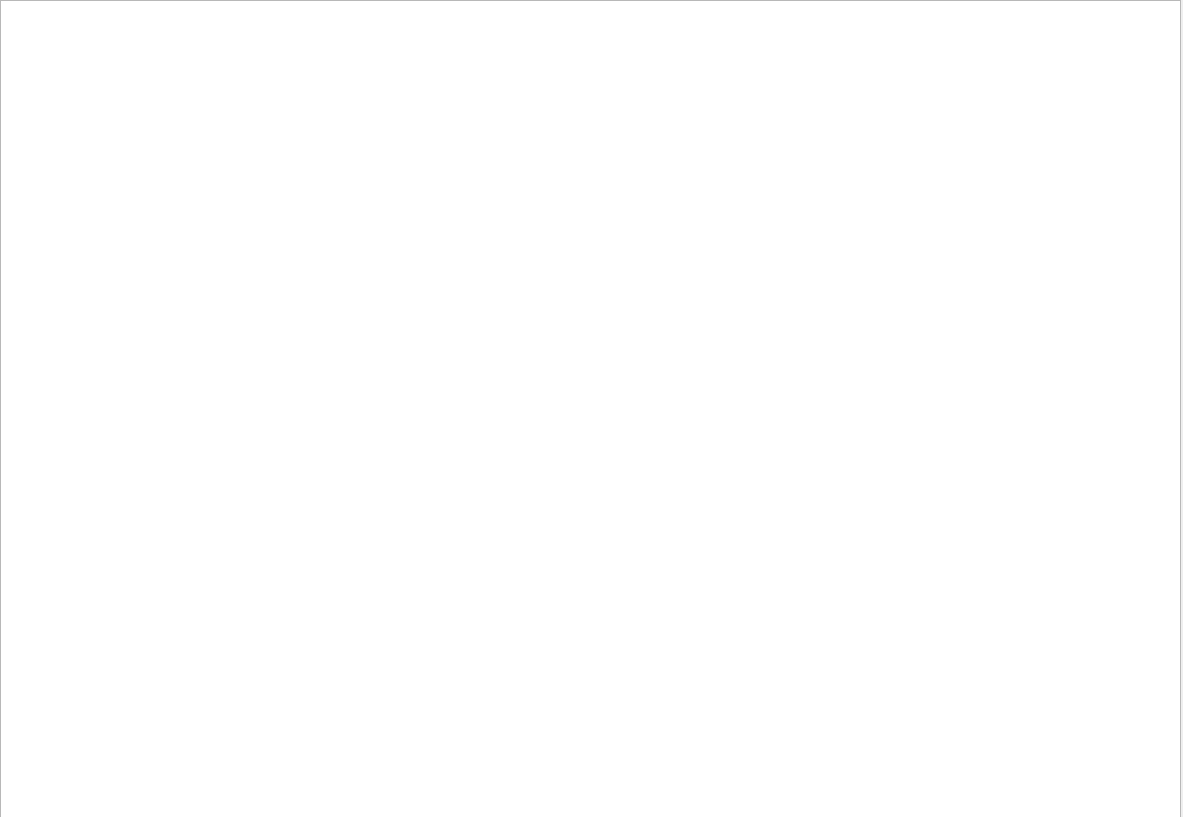
<?xml version="1.0" encoding="UTF-8"?>
<ui version="4.0">
 <class>Flowergrowth</class>
 <widget class="QWidget" name="Flowergrowth">
  <property name="geometry">
   <rect>
    <x>0</x>
    <y>0</y>
    <width>1183</width>
    <height>817</height>
   </rect>
  </property>
  <property name="windowTitle">
   <string>Form</string>
  </property>
  <property name="windowIcon">
   <iconset resource="main.qrc">
    <normaloff>:/image/_displayLogo.png</normaloff>:/image/_displayLogo.png</iconset>
  </property>
  <widget class="QtCharts::QChartView" name="graphicsView">
   <property name="geometry">
    <rect>
     <x>0</x>
     <y>0</y>
     <width>1181</width>
     <height>821</height>
    </rect>
   </property>
  </widget>
 </widget>
 <customwidgets>
  <customwidget>
   <class>QtCharts::QChartView</class>
   <extends>QGraphicsView</extends>
   <header location="global">qtcharts_qchartview.h</header>
  </customwidget>
 </customwidgets>
 <resources>
  <include location="main.qrc"/>
 </resources>
 <connections/>
</ui>
